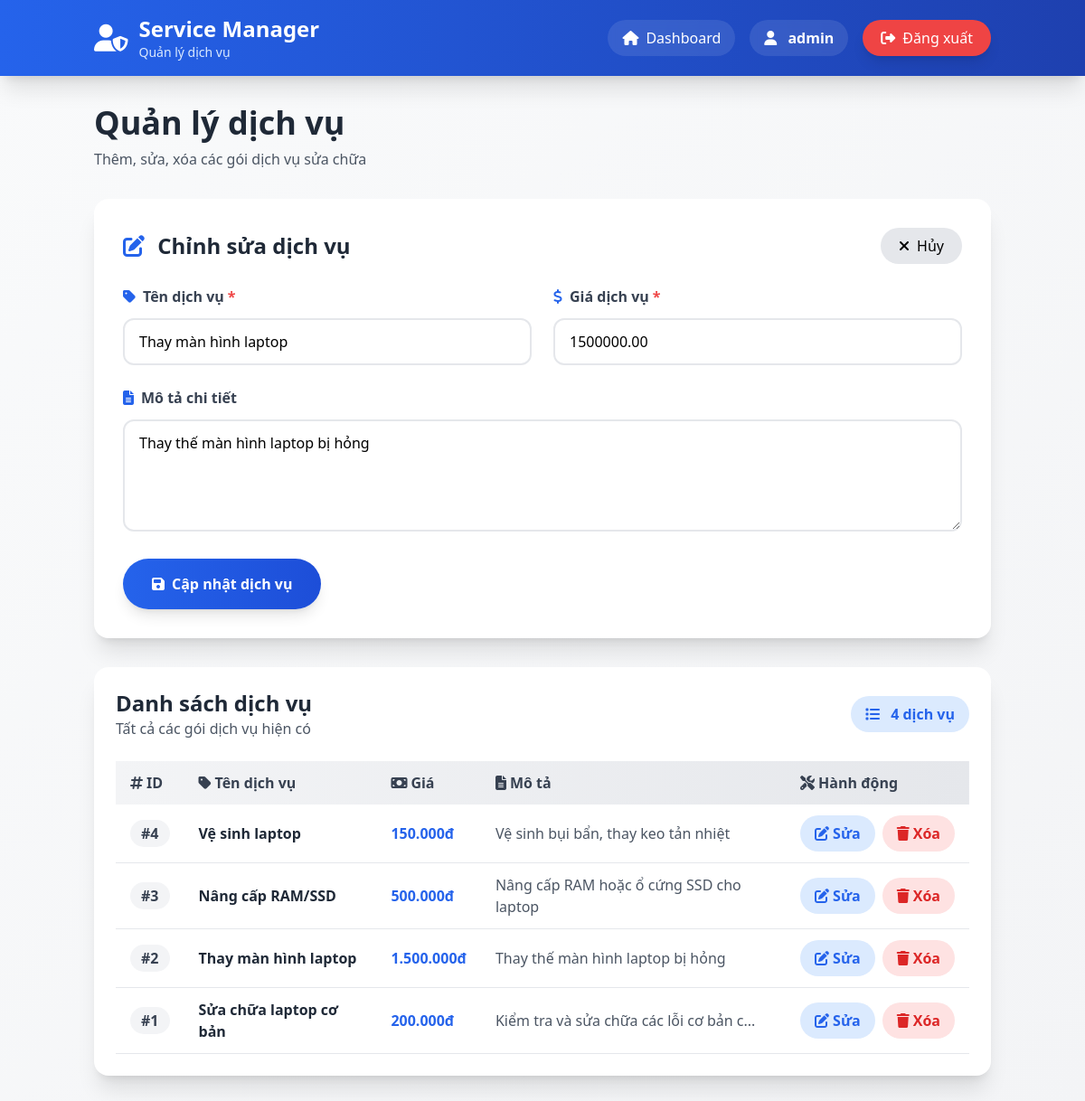
/index.php?page=admin_services&edit_id=2 (signed in), run on the app's committed database.
### tables this page shows
CREATE TABLE IF NOT EXISTS services (
    id INT PRIMARY KEY AUTO_INCREMENT,
    name VARCHAR(255) NOT NULL,
    price DECIMAL(10,2) NOT NULL,
    description TEXT,
    created_at TIMESTAMP DEFAULT CURRENT_TIMESTAMP
);

### config/config.php (called while the page is built, shortened)
<?php
function get_db_connection() {
    $conn = mysqli_connect(DB_HOST, DB_USER, DB_PASS, DB_NAME);
    mysqli_set_charset($conn, "utf8mb4");
    return $conn;
}

### controllers/service_controller.php (called while the page is built, shortened)
<?php
require_once __DIR__ . '/../models/service_model.php';
class service_controller {
    private $model;
    public function __construct() {
        $this->model = new service_model();
    }
    public function list_services() {
        return $this->model->get_all_services();
    }
    public function get_service($id) {
        return $this->model->get_service_by_id($id);
    }
}

### models/service_model.php (called while the page is built, shortened)
<?php
require_once __DIR__ . '/../config/config.php';
class service_model {
    private $conn;
    public function __construct() {
        $this->conn = get_db_connection();
    }
    public function get_all_services() {
        $query = "SELECT * FROM services ORDER BY id DESC";
        $result = mysqli_query($this->conn, $query);
        $services = [];
        if ($result && mysqli_num_rows($result) > 0) {
            while ($row = mysqli_fetch_assoc($result)) {
                $services[] = $row;
            }
        }
        return $services;
    }
    public function get_service_by_id($id) {
        $id = mysqli_real_escape_string($this->conn, $id);
        $query = "SELECT * FROM services WHERE id = '$id'";
        $result = mysqli_query($this->conn, $query);
        if ($result && mysqli_num_rows($result) > 0) {
            return mysqli_fetch_assoc($result);
        }
        return null;
    }
}

### views/admin_services.php (the view, shortened to what this page needs)
<!DOCTYPE html>
<html lang="vi">
<head>
    <script src="https://cdn.tailwindcss.com"></script>
    <link rel="stylesheet" href="https://cdnjs.cloudflare.com/ajax/libs/font-awesome/6.4.0/css/all.min.css">
</head>
<body class="bg-gradient-to-br from-gray-50 to-gray-100 min-h-screen">
    <nav class="bg-gradient-to-r from-blue-600 to-blue-800 text-white shadow-xl sticky top-0 z-50">
        <div class="container mx-auto px-4 py-4">
            <div class="flex justify-between items-center">
                <div class="flex items-center space-x-3">
                    <i class="fas fa-user-shield text-3xl"></i>
                    <div>
                        <h1 class="text-2xl font-bold">Service Manager</h1>
                        <p class="text-blue-100 text-sm">Quản lý dịch vụ</p>
                    </div>
                </div>
                <div class="flex items-center space-x-4">
                    <a href="index.php?page=admin" class="bg-white/10 backdrop-blur-sm px-4 py-2 rounded-full hover:bg-white/20 transition">
                        <i class="fas fa-home mr-2"></i>Dashboard
                    </a>
                    <div class="bg-white/10 backdrop-blur-sm px-4 py-2 rounded-full">
                        <i class="fas fa-user mr-2"></i>
                        <span class="font-semibold"><?php echo htmlspecialchars($_SESSION['admin_username']); ?></span>
                    </div>
                    <a href="index.php?page=logout" class="bg-red-500 px-5 py-2 rounded-full hover:bg-red-600 transition shadow-lg flex items-center">
                        <i class="fas fa-sign-out-alt mr-2"></i>
                        Đăng xuất
                    </a>
                </div>
            </div>
        </div>
    </nav>
    <main class="container mx-auto px-4 py-8">
        <div class="mb-8">
            <h2 class="text-4xl font-bold text-gray-800 mb-2">Quản lý dịch vụ</h2>
            <p class="text-gray-600">Thêm, sửa, xóa các gói dịch vụ sửa chữa</p>
        </div>
        <div class="bg-white rounded-2xl shadow-xl p-8 mb-8">
            <div class="flex items-center justify-between mb-6">
                <h3 class="text-2xl font-bold text-gray-800">
                    <i class="fas fa-<?php echo isset($_GET['edit_id']) ? 'edit' : 'plus-circle'; ?> mr-2 text-blue-600"></i>
                    <?php echo isset($_GET['edit_id']) ? 'Chỉnh sửa dịch vụ' : 'Thêm dịch vụ mới'; ?>
                </h3>
                <?php if (isset($_GET['edit_id'])): ?>
                    <a href="index.php?page=admin_services" class="bg-gray-200 px-5 py-2 rounded-full hover:bg-gray-300 transition">
                        <i class="fas fa-times mr-2"></i>Hủy
                    </a>
                <?php endif; ?>
            </div>
            <form method="POST" action="">
                <div class="grid md:grid-cols-2 gap-6 mb-6">
                    <div>
                        <label class="flex items-center text-gray-700 font-semibold mb-3">
                            <i class="fas fa-tag mr-2 text-blue-600"></i>
                            Tên dịch vụ <span class="text-red-500 ml-1">*</span>
                        </label>
                        <input type="text" name="name" required
                               value="<?php echo isset($edit_service) ? htmlspecialchars($edit_service['name']) : ''; ?>"
                               class="w-full px-4 py-3 border-2 border-gray-200 rounded-xl focus:outline-none focus:border-blue-500 transition"
                               placeholder="Ví dụ: Sửa chữa laptop cơ bản">
                    </div>
                    <div>
                        <label class="flex items-center text-gray-700 font-semibold mb-3">
                            <i class="fas fa-dollar-sign mr-2 text-blue-600"></i>
                            Giá dịch vụ <span class="text-red-500 ml-1">*</span>
                        </label>
                        <input type="number" name="price" required min="0" step="1000"
                               value="<?php echo isset($edit_service) ? $edit_service['price'] : ''; ?>"
                               class="w-full px-4 py-3 border-2 border-gray-200 rounded-xl focus:outline-none focus:border-blue-500 transition"
                               placeholder="200000">
                    </div>
                </div>
                <div class="mb-6">
                    <label class="flex items-center text-gray-700 font-semibold mb-3">
                        <i class="fas fa-file-alt mr-2 text-blue-600"></i>
                        Mô tả chi tiết
                    </label>
                    <textarea name="description" rows="4"
                              class="w-full px-4 py-3 border-2 border-gray-200 rounded-xl focus:outline-none focus:border-blue-500 transition"
                              placeholder="Mô tả chi tiết về dịch vụ..."><?php echo isset($edit_service) ? htmlspecialchars($edit_service['description']) : ''; ?></textarea>
                </div>
                <button type="submit"
                        class="bg-gradient-to-r from-blue-600 to-blue-700 text-white px-8 py-4 rounded-full font-bold hover:from-blue-700 hover:to-blue-800 transition shadow-lg flex items-center">
                    <i class="fas fa-<?php echo isset($_GET['edit_id']) ? 'save' : 'plus'; ?> mr-2"></i>
                    <?php echo isset($_GET['edit_id']) ? 'Cập nhật dịch vụ' : 'Thêm dịch vụ'; ?>
                </button>
            </form>
        </div>
        <div class="bg-white rounded-2xl shadow-xl p-6">
            <div class="flex items-center justify-between mb-6">
                <div>
                    <h3 class="text-2xl font-bold text-gray-800">Danh sách dịch vụ</h3>
                    <p class="text-gray-600">Tất cả các gói dịch vụ hiện có</p>
                </div>
                <div class="bg-blue-100 text-blue-600 px-4 py-2 rounded-full font-semibold">
                    <i class="fas fa-list mr-2"></i>
                    <?php echo count($services); ?> dịch vụ
                </div>
            </div>
            <?php if (!empty($services)): ?>
                <div class="overflow-x-auto">
                    <table class="w-full">
                        <thead class="bg-gradient-to-r from-gray-100 to-gray-200">
                            <tr>
                                <th class="px-4 py-3 text-left font-bold text-gray-700">
                                    <i class="fas fa-hashtag mr-1"></i>ID
                                </th>
                                <th class="px-4 py-3 text-left font-bold text-gray-700">
                                    <i class="fas fa-tag mr-1"></i>Tên dịch vụ
                                </th>
                                <th class="px-4 py-3 text-left font-bold text-gray-700">
                                    <i class="fas fa-money-bill mr-1"></i>Giá
                                </th>
                                <th class="px-4 py-3 text-left font-bold text-gray-700">
                                    <i class="fas fa-file-alt mr-1"></i>Mô tả
                                </th>
                                <th class="px-4 py-3 text-left font-bold text-gray-700">
                                    <i class="fas fa-tools mr-1"></i>Hành động
                                </th>
                            </tr>
                        </thead>
                        <tbody>
                            <?php foreach ($services as $service): ?>
                                <tr class="border-b hover:bg-gray-50 transition">
                                    <td class="px-4 py-3">
                                        <span class="bg-gray-100 px-3 py-1 rounded-full font-semibold text-gray-700">
                                            #<?php echo $service['id']; ?>
                                        </span>
                                    </td>
                                    <td class="px-4 py-3 font-semibold text-gray-800">
                                        <?php echo htmlspecialchars($service['name']); ?>
                                    </td>
                                    <td class="px-4 py-3">
                                        <span class="text-blue-600 font-bold">
                                            <?php echo number_format($service['price'], 0, ',', '.'); ?>đ
                                        </span>
                                    </td>
                                    <td class="px-4 py-3 text-gray-600">
                                        <?php
                                        $desc = htmlspecialchars($service['description']);
                                        echo strlen($desc) > 50 ? substr($desc, 0, 50) . '...' : $desc;
                                        ?>
                                    </td>
                                    <td class="px-4 py-3">
                                        <div class="flex gap-2">
                                            <a href="index.php?page=admin_services&edit_id=<?php echo $service['id']; ?>"
                                               class="inline-flex items-center bg-blue-100 text-blue-600 px-4 py-2 rounded-full hover:bg-blue-200 transition font-semibold">
                                                <i class="fas fa-edit mr-1"></i>Sửa
                                            </a>
                                            <form method="POST" action="" class="inline"
                                                  onsubmit="return confirm('Bạn có chắc muốn xóa dịch vụ này?');">
                                                <button type="submit" class="inline-flex items-center bg-red-100 text-red-600 px-4 py-2 rounded-full hover:bg-red-200 transition font-semibold">
                                                    <i class="fas fa-trash mr-1"></i>Xóa
                                                </button>
                                            </form>
                                        </div>
                                    </td>
                                </tr>
                            <?php endforeach; ?>
                        </tbody>
                    </table>
                </div>
            <?php endif; ?>
        </div>
    </main>
</body>
</html>

### data on the page
services: name "Thay màn hình laptop", price "1500000.00", description "Thay thế màn hình laptop bị hỏng", id "2", price "1.500.000"
services: id "4", name "Vệ sinh laptop", price "150.000", description "Vệ sinh bụi bẩn, thay keo tản nhiệt"
services: id "3", name "Nâng cấp RAM/SSD", price "500.000", description "Nâng cấp RAM hoặc ổ cứng SSD cho laptop"
services: id "1", name "Sửa chữa laptop cơ bản", price "200.000", description "Kiểm tra và sửa chữa các lỗi cơ bản c"

### other printed values
$_SESSION['admin_username'] "admin"
count($services) "4"
